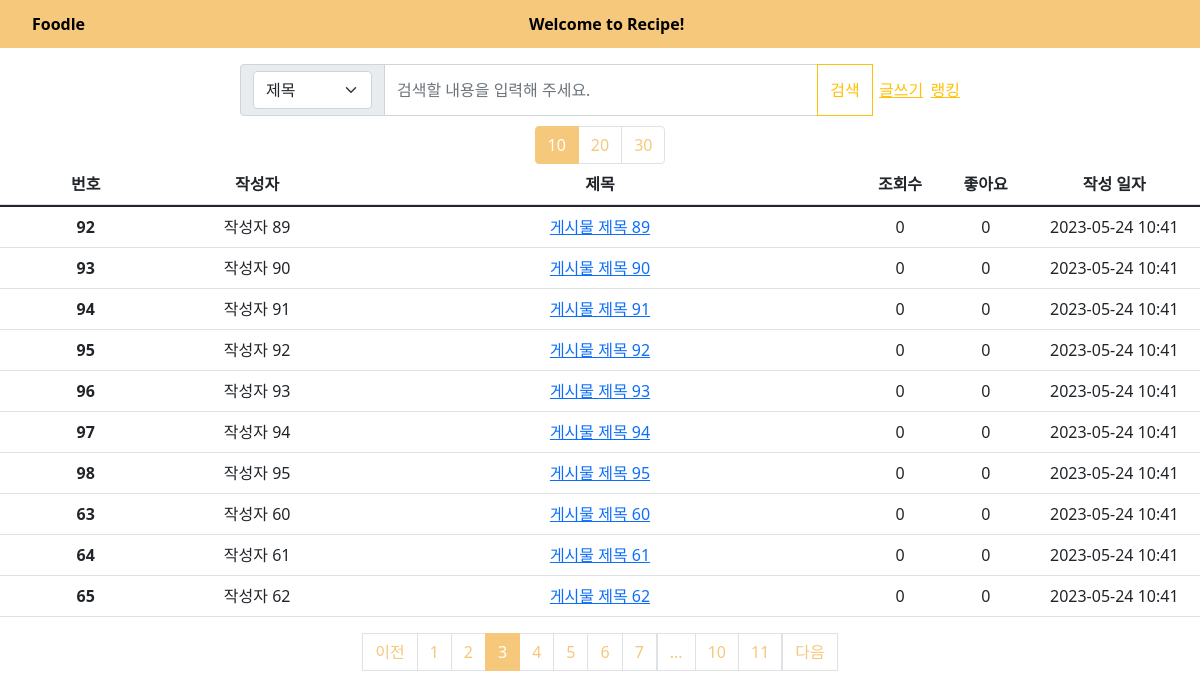
The page /board/?page=3&per_page=10&option=T&keyword= on the database its author committed.
### models.py (models this page shows)
class Post(db.Model):
    __tablename__ = 'post'
    id = db.Column(db.Integer, primary_key=True)
    title = db.Column(db.String(100), nullable=False)
    content = db.Column(db.Text, nullable=False)
    author = db.Column(db.String(50), nullable=False)
    created_at = db.Column(db.DateTime, nullable=False, default=datetime.utcnow)
    like = db.Column(db.Integer, default=0)
    view = db.Column(db.Integer, default=0)
    user_id = db.Column(db.Integer, db.ForeignKey('user.id'))

### board/board.py (the view)
@board.route('/', methods=['GET', 'POST'])
def list_post():
    page = request.args.get('page',type=int,default=1)
    per_page = request.args.get('per_page',type=int,default=10)
    option = request.args.get('option',type=str,default='T')
    keyword = request.args.get('keyword',type=str,default='')
    posts = Post.query.order_by(Post.created_at.desc())  # 최신순으로 게시글 정렬
    if option == 'T' and keyword != '':
        posts = posts.filter(Post.title.ilike(f"%{keyword}%"))
    elif option == 'C' and keyword != '':
        posts = posts.filter(Post.content.ilike(f"%{keyword}%"))
    elif option == 'TC' and keyword != '':
        posts = posts.filter(or_(Post.title.ilike(f"%{keyword}%"), Post.content.ilike(f"%{keyword}%")))
    posts = posts.paginate(page=page,per_page=per_page)
    return render_template('list_post.html', posts=posts,option=option,keyword=keyword)

### board/templates/list_post.html (shortened to what this page needs)
<!DOCTYPE html>
<html lang="ko">
<head>
   <link href="https://cdn.jsdelivr.net/npm/bootstrap@5.1.3/dist/css/bootstrap.min.css"
   rel="stylesheet">
   <link rel="stylesheet" href="static/topbar.css">
   <link rel="stylesheet" href="static/list_post.css">
</head>
<body>
  <div id="Topbar" class="Tobar">
    <ul class="Topul">
        <a href="/home"class="Topa" id="init">Foodle</a>
        <a href="{{ url_for('board.list_post') }}" class="Topa" id="mainpage">Welcome to Recipe!</a>
    </ul>
</div>
<div class="Post-Container">
  <form action="{{ url_for('board.list_post') }}" method="GET" class="input-group flex-nowrap">
    <span class="input-group-text" id="addon-wrapping">
      <select name="option" class="form-select" aria-label="Default select example">
        <option value="T" {% if option == 'T' %}selected{% endif %}>제목</option>
      </select>
    </span>
    <input type="text" name ="keyword" value="{{ keyword }}" class="form-control" placeholder="검색할 내용을 입력해 주세요." aria-label="Username" aria-describedby="addon-wrapping">
    <button type="submit" class="btn btn-outline-warning">검색</button>
    <div class="WriteRanking">
      <a href="/board/upload" class="link-warning">글쓰기</a>
      <a href="/board/rank" class="link-warning">랭킹</a>
    </div>
  </form>
  <div  class="per_page">
    <div class="page-item {% if posts.per_page == 10 %}active{% endif %}">
      <a class="page-link" href="{{ url_for('board.list_post', page=1, per_page=10,option=option,keyword=keyword) }}">10</a>
    </div>
    <div class="page-item {% if posts.per_page == 20 %}active{% endif %}">
      <a class="page-link" href="{{ url_for('board.list_post', page=1, per_page=20,option=option,keyword=keyword) }}">20</a>
    </div>
    <div class="page-item {% if posts.per_page == 30 %}active{% endif %}">
      <a class="page-link" href="{{ url_for('board.list_post', page=1, per_page=30,option=option,keyword=keyword) }}">30</a>
    </div>
  </div>
  <table class="table table-hover">
    <thead>
      <tr class="PostInfo">
        <th scope="col" class="PostId">번호</th>
        <th scope="col" class="PostAuthor">작성자</th>
        <th scope="col" class="PostTitle">제목</th>
        <th scope="col" class="PostView">조회수</th>
        <th scope="col" class="PostLike">좋아요</th>
        <th scope="col" class="PostTime">작성 일자</th>
      </tr>
    </thead>
    <tbody>
      {% block content %}
      {% for post in posts.items %}
    <tr class="PostInfo">
        <th scope="row" class="PostId">{{ post.id }}</th>
        <td class="PostAuthor">{{ post.author }}</td>
          <td class="PostTitle">
            <a href="{{ url_for('board.show_post', post_id=post.id,page=posts.page,per_page=posts.per_page,option=option,keyword=keyword)}}">
            {{ post.title }}
            </a>
          </td>
            <td class="PostView">{{ post.view }}</td>
            <td class="PostLike">{{ post.like }} </td>
            <td class="PostTime">{{ post.created_at.strftime('%Y-%m-%d %H:%M') }}</td>
    </tr>
      {% endfor %}
      {% endblock %}
    </tbody>
  </table>
    <ul class="pagination">
      {% if posts.has_prev %}
      <li class="page_item">
        <a class="page-link" href="{{ url_for('board.list_post', page=posts.prev_num,per_page=posts.per_page,option=option,keyword=keyword) }}">
          이전
        </a>
      </li>
      {% else %}
      <li class="page-item disabled">
        <a class="page-link" tabindex="-1" aria-disabled="true" href="#">이전</a>
      </li>
      {% endif %}
      {% for page_num in posts.iter_pages() %}
        {% if page_num %}
        <li class="page-item {% if posts.page == page_num %}active{% endif %}">
          <a class="page-link" href="{{ url_for('board.list_post', page=page_num,per_page=posts.per_page,option=option,keyword=keyword) }}" >
            {{ page_num }}
          </a>
        </li>
        {% else %}
          <li class="disabled">
            <a class="page-link" href="#">...</a>
          </li>
        {% endif %}
      {% endfor %}
      {% if posts.has_next %}
      <li class="page_item">
        <a class="page-link" href="{{ url_for('board.list_post', page=posts.next_num,per_page=posts.per_page,option=option,keyword=keyword) }}">
          다음
        </a>
      </li>
      {% else %}
      <li class="page-item disabled">
        <a class="page-link" tabindex="-1" aria-disabled="true" href="#">다음</a>
      </li>
      {% endif %}
    </ul>
</div>
</body>
</html>

### board/static/topbar.css (style rules this page uses)
#Topbar { width : 100%; }
.Topul { list-style-type: none; height: 48px; width: 100%; background-color: rgb(245, 200, 124); display: grid; grid-template-columns: 1fr 1.35fr; }
.Topa { color: black; display: flex; font-weight: bold; text-decoration: none; align-items: center; flex-direction: row; }
#init { width: 50px; }
#mainpage { width: 160px }

### board/static/list_post.css (style rules this page uses)
.PostInfo { display: grid; grid-template-columns: 2fr 2fr 6fr 1fr 1fr 2fr; justify-content: center; text-align: center; }
.PostId { grid-column: 1/1; text-align :center }
.PostAuthor { grid-column: 2/2; text-align :center }
.PostTitle { grid-column: 3/3; text-align :center }
.PostView { grid-column: 4/4; }
.PostLike { grid-column: 5/5; }
.PostTime { grid-column: 6/6; }
.Post-Container { display: grid; justify-items: center; }
.input-group { width: 60%; }
.WriteRanking { display: grid; grid-template-columns: 2fr 1fr; align-items: center; justify-items: center; }
.page-link { color : rgb(245, 200, 124); }
.page-item.active .page-link { background-color: rgb(245, 200, 124); border-color: rgb(245, 200, 124); }
.per_page { display: flex; margin-top: 10px; }

### rows shown on the page
Post: id "92", author "작성자 89", title "게시물 제목 89", view "0", like "0", created_at "2023-05-24 10:41"
Post: id "93", author "작성자 90", title "게시물 제목 90", view "0", like "0", created_at "2023-05-24 10:41"
Post: id "94", author "작성자 91", title "게시물 제목 91", view "0", like "0", created_at "2023-05-24 10:41"
Post: id "95", author "작성자 92", title "게시물 제목 92", view "0", like "0", created_at "2023-05-24 10:41"
Post: id "96", author "작성자 93", title "게시물 제목 93", view "0", like "0", created_at "2023-05-24 10:41"
Post: id "97", author "작성자 94", title "게시물 제목 94", view "0", like "0", created_at "2023-05-24 10:41"
Post: id "98", author "작성자 95", title "게시물 제목 95", view "0", like "0", created_at "2023-05-24 10:41"
Post: id "63", author "작성자 60", title "게시물 제목 60", view "0", like "0", created_at "2023-05-24 10:41"
Post: id "64", author "작성자 61", title "게시물 제목 61", view "0", like "0", created_at "2023-05-24 10:41"
Post: id "65", author "작성자 62", title "게시물 제목 62", view "0", like "0", created_at "2023-05-24 10:41"

### other values the page prints
{{ page_num }} "1" "2" "3" "4" "5" "6" "7" "10" "11"
